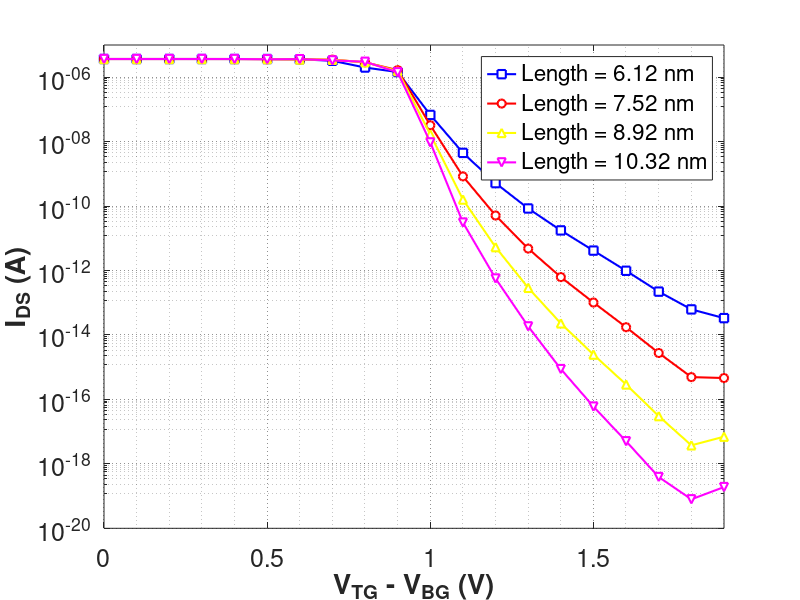

MATLAB code to generate this figure:
clc; clear; close all;

EG1 = importdata('gate_voltage_current_6.1nm.mat');
EG2 = importdata('gate_voltage_current_7.52nm.mat');
EG3 = importdata('gate_voltage_current_8.9nm.mat');
EG4 = importdata('gate_voltage_current_10.3nm.mat');

Vds_all = 0.05*ones(1,20);
Vgs_all = 1.26706*EG2.Vgs;

% --- FIX 1: Extract absolute raw currents (DO NOT apply log10 here) ---
% semilogy will handle the log scaling automatically for the plot.
Ids1 = abs(real(EG1.I'));
Ids2 = abs(real(EG2.I'));
Ids3 = abs(real(EG3.I'));
Ids4 = abs(real(EG4.I'));

Length = zeros(1,4);
Length(1) = EG1.Length_Device;
Length(2) = EG2.Length_Device;
Length(3) = EG3.Length_Device;
Length(4) = EG4.Length_Device;

figure('Color', [1 1 1]); 
hold on;
grid on;
box on;

% --- Plotting with semilogy ---
% Using custom markers and distinct colors to mimic the reference style
p1 = semilogy(Vgs_all, Ids1, 'b-s', 'LineWidth', 1.5, 'MarkerFaceColor', 'w'); % Blue Square
p2 = semilogy(Vgs_all, Ids2, 'r-o', 'LineWidth', 1.5, 'MarkerFaceColor', 'w'); % Red/Orange Circle
p3 = semilogy(Vgs_all, Ids3, 'y-^', 'LineWidth', 1.5, 'MarkerFaceColor', 'w'); % Yellow Triangle
p4 = semilogy(Vgs_all, Ids4, 'm-v', 'LineWidth', 1.5, 'MarkerFaceColor', 'w'); % Purple/Magenta Triangle

% --- Generate legend labels dynamically ---
legend_labels = arrayfun(@(Length) sprintf('Length = %.2f nm', Length*0.1), Length, 'UniformOutput', false);

% --- Axis Labeling & Styling ---
% Match the X-axis label style from your reference image
xlabel('V_{TG} - V_{BG} (V)', 'FontSize', 20, 'FontWeight', 'bold');
ylabel('I_{DS} (A)', 'FontSize', 20, 'FontWeight', 'bold');
set(gca, 'YScale', 'log')
set(gca, 'YMinorTick', 'on')
set(gca, 'YTick', 10.^(-20:2:-4))

% --- Legend & Grid Enhancement ---
legend(legend_labels, 'Location', 'best', 'FontSize', 16); 
set(gca, 'GridLineStyle', ':', 'GridAlpha', 0.5);
set(gca, 'YMinorGrid', 'on', 'XMinorGrid', 'on'); 
set(gcf, 'Position', [100 100 1000 700]); % Slightly taller ratio to match reference image
set(gca, 'FontSize', 18);
xlim([min(Vgs_all) max(Vgs_all)]);
